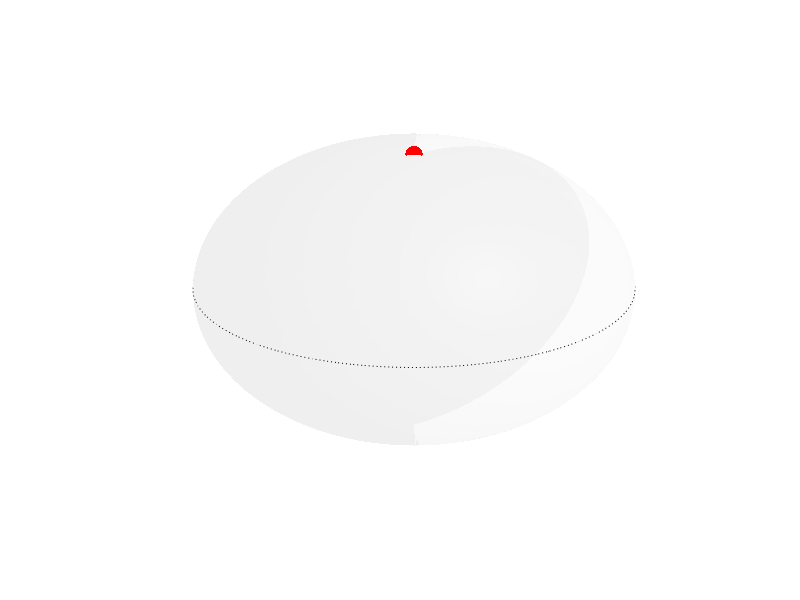

Here is the MATLAB script that generated this plot:
[x, y, z] = sphere(128);
h = surfl(x, y, z);
hold on
colormap('gray')
set(h, 'FaceAlpha', 0.05)
axis off
shading interp
r = 1;
th = 0:pi/50:2*pi;
xunit = r * cos(th);
yunit = r * sin(th);
h = plot(xunit, yunit, 'k:');
plot([-1, 1], [0, 0], 'k:');
plot([0, 0], [-1, 1], 'k:');
plot3([0, 0], [0, 0], [-1, 1], 'k:');
plot3(0, 0, 1, 'ko', 'MarkerSize', 12.5, 'MarkerFaceColor', 'red', ...
    'MarkerEdgeColor', 'none');
plot3(0, 0, -1, 'ko', 'MarkerSize', 12.5, 'MarkerFaceColor', 'blue', ...
    'MarkerEdgeColor', 'none');
exportgraphics(gca, '../../gfx/ch-groundStateSymmetries/UN-Majorana.pdf')